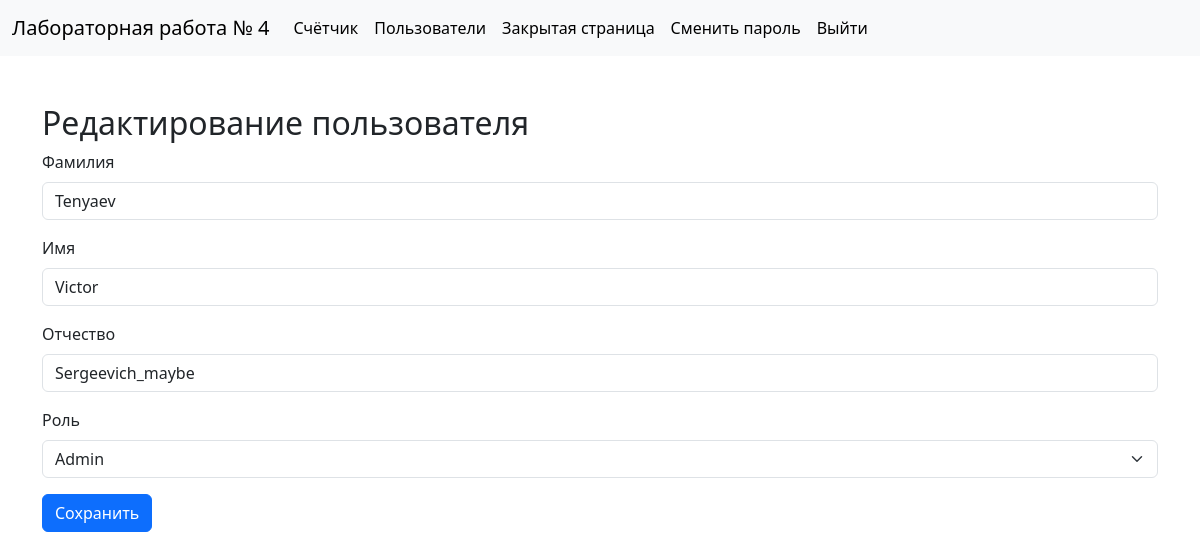
/users/0/edit (signed in), run on the app's committed database.
### tables this page shows
CREATE TABLE users (
    id INTEGER PRIMARY KEY AUTOINCREMENT,
    login TEXT NOT NULL UNIQUE,
    password_hash TEXT NOT NULL,
    last_name TEXT,
    first_name TEXT,
    middle_name TEXT,
    role_id INTEGER
);

CREATE TABLE roles (
    id INTEGER PRIMARY KEY AUTOINCREMENT,
    name TEXT NOT NULL
);

### app.py (the view, shortened to what this page needs)
@app.route('/users/<int:user_id>/edit', methods=['GET', 'POST'])
@login_required
def edit_user(user_id):
    query = "SELECT * FROM users WHERE id = ?"
    roles = get_roles()
    user = query_db(query, (user_id,), one=True)
    return render_template("edit_user.html", user=user, roles=roles)

### app.py (called while the page is built)
def get_db():
    if 'db' not in g:
        g.db = sqlite3.connect(app.config['DATABASE'])
        g.db.row_factory = sqlite3.Row
    return g.db

def query_db(query, args=(), one=False):
    cur = get_db().execute(query, args)
    rv = cur.fetchall()
    cur.close()
    return (rv[0] if rv else None) if one else rv

def get_roles():
    query = "SELECT * FROM roles"
    roles = query_db(query)
    return roles

@login_manager.user_loader
def load_user(user_id):
    query = "SELECT id, login FROM users WHERE id=?"
    user = query_db(query, (user_id,), one=True)
    if user:
        return User(user['id'], user['login'])
    return None

@app.teardown_appcontext
def close_connection(exception):
    db = getattr(g, '_database', None)
    if db is not None:
        db.close()

### templates/edit_user.html
{% extends 'base.html' %}
{% from 'user_macros.html' import user_form %}
{% block content %}
<h2>Редактирование пользователя</h2>
{{ user_form(roles, 'edit', user) }}
{% endblock %}

### templates/user_macros.html (shortened to what this page needs)
{% macro user_form(roles, action='create', user=None, errors=None) %}
<form method="post">
    <div class="mb-3">
        <label class="form-label" for="last_name">Фамилия</label>
        <input class="form-control {% if errors and errors.get('last_name') %}is-invalid{% endif %}" type="text" id="last_name" name="last_name" value="{{ user.last_name or '' }}">
    </div>
    <div class="mb-3">
        <label class="form-label" for="first_name">Имя</label>
        <input class="form-control {% if errors and errors.get('first_name') %}is-invalid{% endif %}" type="text" id="first_name" name="first_name" value="{{ user.first_name or '' }}">
    </div>
    <div class="mb-3">
        <label class="form-label" for="middle_name">Отчество</label>
        <input class="form-control" type="text" id="middle_name" name="middle_name" value="{{ user.middle_name or '' }}">
    </div>
    <div class="mb-3">
        <label class="form-label" for="role">Роль</label>
        <select class="form-select" id="role" name="role_id">
            {% for role in roles %}
            <option value="{{ role.id }}" {% if user.role_id|string==role.id|string %}selected{% endif %}>{{ role.name }}
            </option>
            {% endfor %}
        </select>
    </div>
    <button class="btn btn-primary">Сохранить</button>
</form>
{% endmacro %}

### data on the page
users: last_name "Tenyaev", first_name "Victor", middle_name "Sergeevich_maybe", role_id "Admin"
